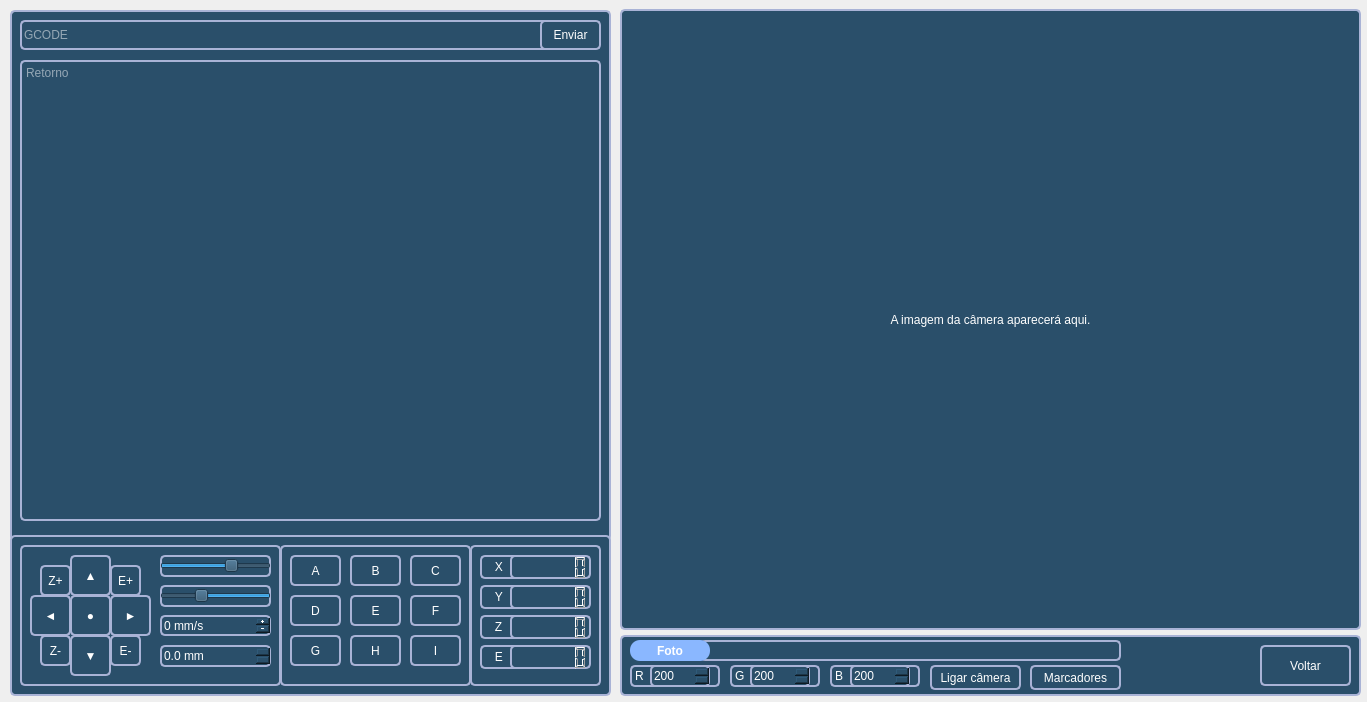
<?xml version="1.0" encoding="UTF-8"?>
<ui version="4.0">
 <class>Commander</class>
 <widget class="QWidget" name="Commander">
  <property name="geometry">
   <rect>
    <x>0</x>
    <y>0</y>
    <width>1367</width>
    <height>702</height>
   </rect>
  </property>
  <property name="windowTitle">
   <string>Form</string>
  </property>
  <widget class="QFrame" name="frame">
   <property name="geometry">
    <rect>
     <x>10</x>
     <y>535</y>
     <width>601</width>
     <height>161</height>
    </rect>
   </property>
   <property name="styleSheet">
    <string notr="true">  background-color: rgb(42, 79, 106);
  border: 2px solid  rgb(169, 179, 214);
  border-width: 2px;
  border-radius: 5px;
  color: rgb(255, 255, 255);</string>
   </property>
   <property name="frameShape">
    <enum>QFrame::StyledPanel</enum>
   </property>
   <property name="frameShadow">
    <enum>QFrame::Sunken</enum>
   </property>
   <property name="lineWidth">
    <number>2</number>
   </property>
   <widget class="QFrame" name="Posicoes">
    <property name="geometry">
     <rect>
      <x>460</x>
      <y>10</y>
      <width>131</width>
      <height>141</height>
     </rect>
    </property>
    <property name="frameShape">
     <enum>QFrame::StyledPanel</enum>
    </property>
    <property name="frameShadow">
     <enum>QFrame::Raised</enum>
    </property>
    <widget class="QLCDNumber" name="XN">
     <property name="geometry">
      <rect>
       <x>40</x>
       <y>10</y>
       <width>81</width>
       <height>24</height>
      </rect>
     </property>
     <property name="font">
      <font>
       <pointsize>6</pointsize>
      </font>
     </property>
     <property name="styleSheet">
      <string notr="true">QLCDNumber{
    background-color: rgb(42, 79, 106);\n  border: 2px solid  rgb(169, 179, 214);\n  border-width: 2px;\n  border-radius: 5px;\n  color: rgb(255, 255, 255);
}</string>
     </property>
     <property name="frameShape">
      <enum>QFrame::NoFrame</enum>
     </property>
     <property name="frameShadow">
      <enum>QFrame::Plain</enum>
     </property>
     <property name="lineWidth">
      <number>0</number>
     </property>
     <property name="digitCount">
      <number>6</number>
     </property>
     <property name="segmentStyle">
      <enum>QLCDNumber::Outline</enum>
     </property>
     <property name="intValue" stdset="0">
      <number>0</number>
     </property>
    </widget>
    <widget class="QLabel" name="label_3">
     <property name="geometry">
      <rect>
       <x>10</x>
       <y>70</y>
       <width>51</width>
       <height>24</height>
      </rect>
     </property>
     <property name="text">
      <string>   Z</string>
     </property>
     <property name="margin">
      <number>0</number>
     </property>
    </widget>
    <widget class="QLabel" name="label_4">
     <property name="geometry">
      <rect>
       <x>10</x>
       <y>100</y>
       <width>51</width>
       <height>24</height>
      </rect>
     </property>
     <property name="text">
      <string>   E</string>
     </property>
     <property name="margin">
      <number>0</number>
     </property>
    </widget>
    <widget class="QLCDNumber" name="ZN">
     <property name="geometry">
      <rect>
       <x>40</x>
       <y>70</y>
       <width>81</width>
       <height>24</height>
      </rect>
     </property>
     <property name="font">
      <font>
       <pointsize>6</pointsize>
      </font>
     </property>
     <property name="styleSheet">
      <string notr="true">QLCDNumber{
    background-color: rgb(42, 79, 106);\n  border: 2px solid  rgb(169, 179, 214);\n  border-width: 2px;\n  border-radius: 5px;\n  color: rgb(255, 255, 255);
}</string>
     </property>
     <property name="frameShape">
      <enum>QFrame::NoFrame</enum>
     </property>
     <property name="frameShadow">
      <enum>QFrame::Plain</enum>
     </property>
     <property name="lineWidth">
      <number>0</number>
     </property>
     <property name="digitCount">
      <number>6</number>
     </property>
     <property name="segmentStyle">
      <enum>QLCDNumber::Outline</enum>
     </property>
     <property name="intValue" stdset="0">
      <number>0</number>
     </property>
    </widget>
    <widget class="QLabel" name="label">
     <property name="geometry">
      <rect>
       <x>10</x>
       <y>10</y>
       <width>51</width>
       <height>24</height>
      </rect>
     </property>
     <property name="text">
      <string>   X</string>
     </property>
     <property name="margin">
      <number>0</number>
     </property>
    </widget>
    <widget class="QLabel" name="label_2">
     <property name="geometry">
      <rect>
       <x>10</x>
       <y>40</y>
       <width>51</width>
       <height>24</height>
      </rect>
     </property>
     <property name="text">
      <string>   Y</string>
     </property>
     <property name="margin">
      <number>0</number>
     </property>
    </widget>
    <widget class="QLCDNumber" name="EN">
     <property name="geometry">
      <rect>
       <x>40</x>
       <y>100</y>
       <width>81</width>
       <height>24</height>
      </rect>
     </property>
     <property name="font">
      <font>
       <pointsize>6</pointsize>
      </font>
     </property>
     <property name="styleSheet">
      <string notr="true">QLCDNumber{
    background-color: rgb(42, 79, 106);\n  border: 2px solid  rgb(169, 179, 214);\n  border-width: 2px;\n  border-radius: 5px;\n  color: rgb(255, 255, 255);
}</string>
     </property>
     <property name="frameShape">
      <enum>QFrame::NoFrame</enum>
     </property>
     <property name="frameShadow">
      <enum>QFrame::Plain</enum>
     </property>
     <property name="lineWidth">
      <number>0</number>
     </property>
     <property name="digitCount">
      <number>6</number>
     </property>
     <property name="segmentStyle">
      <enum>QLCDNumber::Outline</enum>
     </property>
     <property name="intValue" stdset="0">
      <number>0</number>
     </property>
    </widget>
    <widget class="QLCDNumber" name="YN">
     <property name="geometry">
      <rect>
       <x>40</x>
       <y>40</y>
       <width>81</width>
       <height>24</height>
      </rect>
     </property>
     <property name="font">
      <font>
       <pointsize>6</pointsize>
      </font>
     </property>
     <property name="styleSheet">
      <string notr="true">QLCDNumber{
    background-color: rgb(42, 79, 106);\n  border: 2px solid  rgb(169, 179, 214);\n  border-width: 2px;\n  border-radius: 5px;\n  color: rgb(255, 255, 255);
}</string>
     </property>
     <property name="frameShape">
      <enum>QFrame::NoFrame</enum>
     </property>
     <property name="frameShadow">
      <enum>QFrame::Plain</enum>
     </property>
     <property name="lineWidth">
      <number>0</number>
     </property>
     <property name="digitCount">
      <number>6</number>
     </property>
     <property name="segmentStyle">
      <enum>QLCDNumber::Outline</enum>
     </property>
     <property name="intValue" stdset="0">
      <number>0</number>
     </property>
    </widget>
    <zorder>label_2</zorder>
    <zorder>label_4</zorder>
    <zorder>label_3</zorder>
    <zorder>label</zorder>
    <zorder>XN</zorder>
    <zorder>ZN</zorder>
    <zorder>EN</zorder>
    <zorder>YN</zorder>
   </widget>
   <widget class="QFrame" name="Funcoes">
    <property name="geometry">
     <rect>
      <x>270</x>
      <y>10</y>
      <width>191</width>
      <height>141</height>
     </rect>
    </property>
    <property name="frameShape">
     <enum>QFrame::StyledPanel</enum>
    </property>
    <property name="frameShadow">
     <enum>QFrame::Raised</enum>
    </property>
    <widget class="QPushButton" name="F2">
     <property name="geometry">
      <rect>
       <x>70</x>
       <y>10</y>
       <width>51</width>
       <height>31</height>
      </rect>
     </property>
     <property name="text">
      <string>B</string>
     </property>
     <property name="shortcut">
      <string>B</string>
     </property>
     <property name="checkable">
      <bool>false</bool>
     </property>
     <property name="checked">
      <bool>false</bool>
     </property>
    </widget>
    <widget class="QPushButton" name="F9">
     <property name="geometry">
      <rect>
       <x>130</x>
       <y>90</y>
       <width>51</width>
       <height>31</height>
      </rect>
     </property>
     <property name="text">
      <string>I</string>
     </property>
     <property name="shortcut">
      <string>I</string>
     </property>
     <property name="checkable">
      <bool>false</bool>
     </property>
     <property name="checked">
      <bool>false</bool>
     </property>
    </widget>
    <widget class="QPushButton" name="F4">
     <property name="geometry">
      <rect>
       <x>10</x>
       <y>50</y>
       <width>51</width>
       <height>31</height>
      </rect>
     </property>
     <property name="text">
      <string>D</string>
     </property>
     <property name="shortcut">
      <string>D</string>
     </property>
     <property name="checkable">
      <bool>false</bool>
     </property>
     <property name="checked">
      <bool>false</bool>
     </property>
    </widget>
    <widget class="QPushButton" name="F7">
     <property name="geometry">
      <rect>
       <x>10</x>
       <y>90</y>
       <width>51</width>
       <height>31</height>
      </rect>
     </property>
     <property name="text">
      <string>G</string>
     </property>
     <property name="shortcut">
      <string>G</string>
     </property>
     <property name="checkable">
      <bool>false</bool>
     </property>
     <property name="checked">
      <bool>false</bool>
     </property>
    </widget>
    <widget class="QPushButton" name="F5">
     <property name="geometry">
      <rect>
       <x>70</x>
       <y>50</y>
       <width>51</width>
       <height>31</height>
      </rect>
     </property>
     <property name="text">
      <string>E</string>
     </property>
     <property name="shortcut">
      <string>E</string>
     </property>
     <property name="checkable">
      <bool>false</bool>
     </property>
     <property name="checked">
      <bool>false</bool>
     </property>
    </widget>
    <widget class="QPushButton" name="F3">
     <property name="geometry">
      <rect>
       <x>130</x>
       <y>10</y>
       <width>51</width>
       <height>31</height>
      </rect>
     </property>
     <property name="text">
      <string>C</string>
     </property>
     <property name="shortcut">
      <string>C</string>
     </property>
     <property name="checkable">
      <bool>false</bool>
     </property>
     <property name="checked">
      <bool>false</bool>
     </property>
    </widget>
    <widget class="QPushButton" name="F1">
     <property name="geometry">
      <rect>
       <x>10</x>
       <y>10</y>
       <width>51</width>
       <height>31</height>
      </rect>
     </property>
     <property name="text">
      <string>A</string>
     </property>
     <property name="shortcut">
      <string>A</string>
     </property>
     <property name="checkable">
      <bool>false</bool>
     </property>
     <property name="checked">
      <bool>false</bool>
     </property>
    </widget>
    <widget class="QPushButton" name="F8">
     <property name="geometry">
      <rect>
       <x>70</x>
       <y>90</y>
       <width>51</width>
       <height>31</height>
      </rect>
     </property>
     <property name="text">
      <string>H</string>
     </property>
     <property name="shortcut">
      <string>H</string>
     </property>
     <property name="checkable">
      <bool>false</bool>
     </property>
     <property name="checked">
      <bool>false</bool>
     </property>
    </widget>
    <widget class="QPushButton" name="F6">
     <property name="geometry">
      <rect>
       <x>130</x>
       <y>50</y>
       <width>51</width>
       <height>31</height>
      </rect>
     </property>
     <property name="text">
      <string>F</string>
     </property>
     <property name="shortcut">
      <string>F</string>
     </property>
     <property name="checkable">
      <bool>false</bool>
     </property>
     <property name="checked">
      <bool>false</bool>
     </property>
    </widget>
   </widget>
   <widget class="QFrame" name="Controles">
    <property name="geometry">
     <rect>
      <x>10</x>
      <y>10</y>
      <width>261</width>
      <height>141</height>
     </rect>
    </property>
    <property name="frameShape">
     <enum>QFrame::StyledPanel</enum>
    </property>
    <property name="frameShadow">
     <enum>QFrame::Raised</enum>
    </property>
    <widget class="QDoubleSpinBox" name="dstMov">
     <property name="geometry">
      <rect>
       <x>140</x>
       <y>100</y>
       <width>111</width>
       <height>22</height>
      </rect>
     </property>
     <property name="suffix">
      <string> mm</string>
     </property>
     <property name="decimals">
      <number>1</number>
     </property>
     <property name="minimum">
      <double>0.000000000000000</double>
     </property>
     <property name="maximum">
      <double>700.000000000000000</double>
     </property>
     <property name="singleStep">
      <double>100.000000000000000</double>
     </property>
     <property name="value">
      <double>0.000000000000000</double>
     </property>
    </widget>
    <widget class="QPushButton" name="z">
     <property name="geometry">
      <rect>
       <x>20</x>
       <y>90</y>
       <width>31</width>
       <height>31</height>
      </rect>
     </property>
     <property name="text">
      <string>Z-</string>
     </property>
     <property name="shortcut">
      <string>X</string>
     </property>
    </widget>
    <widget class="QPushButton" name="X">
     <property name="geometry">
      <rect>
       <x>90</x>
       <y>50</y>
       <width>41</width>
       <height>41</height>
      </rect>
     </property>
     <property name="text">
      <string>►</string>
     </property>
     <property name="shortcut">
      <string>Right</string>
     </property>
    </widget>
    <widget class="QPushButton" name="E">
     <property name="geometry">
      <rect>
       <x>90</x>
       <y>20</y>
       <width>31</width>
       <height>31</height>
      </rect>
     </property>
     <property name="text">
      <string>E+</string>
     </property>
     <property name="shortcut">
      <string>Q</string>
     </property>
    </widget>
    <widget class="QPushButton" name="Mid">
     <property name="geometry">
      <rect>
       <x>50</x>
       <y>50</y>
       <width>41</width>
       <height>41</height>
      </rect>
     </property>
     <property name="text">
      <string>●</string>
     </property>
     <property name="shortcut">
      <string>Home</string>
     </property>
    </widget>
    <widget class="QPushButton" name="Y">
     <property name="geometry">
      <rect>
       <x>50</x>
       <y>10</y>
       <width>41</width>
       <height>41</height>
      </rect>
     </property>
     <property name="text">
      <string>▲</string>
     </property>
     <property name="shortcut">
      <string>Up</string>
     </property>
    </widget>
    <widget class="QPushButton" name="x">
     <property name="geometry">
      <rect>
       <x>10</x>
       <y>50</y>
       <width>41</width>
       <height>41</height>
      </rect>
     </property>
     <property name="text">
      <string>◄</string>
     </property>
     <property name="shortcut">
      <string>Left</string>
     </property>
    </widget>
    <widget class="QPushButton" name="y">
     <property name="geometry">
      <rect>
       <x>50</x>
       <y>90</y>
       <width>41</width>
       <height>41</height>
      </rect>
     </property>
     <property name="text">
      <string>▼</string>
     </property>
     <property name="shortcut">
      <string>Down</string>
     </property>
    </widget>
    <widget class="QSlider" name="Gslide">
     <property name="geometry">
      <rect>
       <x>140</x>
       <y>10</y>
       <width>111</width>
       <height>22</height>
      </rect>
     </property>
     <property name="minimum">
      <number>-180</number>
     </property>
     <property name="maximum">
      <number>90</number>
     </property>
     <property name="value">
      <number>0</number>
     </property>
     <property name="orientation">
      <enum>Qt::Horizontal</enum>
     </property>
     <property name="invertedAppearance">
      <bool>false</bool>
     </property>
    </widget>
    <widget class="QSpinBox" name="FRt">
     <property name="geometry">
      <rect>
       <x>140</x>
       <y>70</y>
       <width>111</width>
       <height>21</height>
      </rect>
     </property>
     <property name="buttonSymbols">
      <enum>QAbstractSpinBox::PlusMinus</enum>
     </property>
     <property name="suffix">
      <string> mm/s</string>
     </property>
     <property name="minimum">
      <number>0</number>
     </property>
     <property name="maximum">
      <number>70000</number>
     </property>
     <property name="singleStep">
      <number>250</number>
     </property>
    </widget>
    <widget class="QPushButton" name="Z">
     <property name="geometry">
      <rect>
       <x>20</x>
       <y>20</y>
       <width>31</width>
       <height>31</height>
      </rect>
     </property>
     <property name="text">
      <string>Z+</string>
     </property>
     <property name="shortcut">
      <string>Z</string>
     </property>
    </widget>
    <widget class="QSlider" name="Pslide">
     <property name="geometry">
      <rect>
       <x>140</x>
       <y>40</y>
       <width>111</width>
       <height>22</height>
      </rect>
     </property>
     <property name="minimum">
      <number>-24</number>
     </property>
     <property name="maximum">
      <number>13</number>
     </property>
     <property name="value">
      <number>0</number>
     </property>
     <property name="orientation">
      <enum>Qt::Horizontal</enum>
     </property>
     <property name="invertedAppearance">
      <bool>true</bool>
     </property>
    </widget>
    <widget class="QPushButton" name="e">
     <property name="geometry">
      <rect>
       <x>90</x>
       <y>90</y>
       <width>31</width>
       <height>31</height>
      </rect>
     </property>
     <property name="text">
      <string>E-</string>
     </property>
     <property name="shortcut">
      <string>W</string>
     </property>
     <property name="checkable">
      <bool>false</bool>
     </property>
     <property name="checked">
      <bool>false</bool>
     </property>
    </widget>
   </widget>
   <zorder>Controles</zorder>
   <zorder>Funcoes</zorder>
   <zorder>Posicoes</zorder>
  </widget>
  <widget class="QFrame" name="frame_2">
   <property name="geometry">
    <rect>
     <x>10</x>
     <y>10</y>
     <width>601</width>
     <height>531</height>
    </rect>
   </property>
   <property name="styleSheet">
    <string notr="true">  background-color: rgb(42, 79, 106);
  border: 2px solid  rgb(169, 179, 214);
  border-width: 2px;
  border-radius: 5px;
  color: rgb(255, 255, 255);</string>
   </property>
   <property name="frameShape">
    <enum>QFrame::StyledPanel</enum>
   </property>
   <property name="frameShadow">
    <enum>QFrame::Raised</enum>
   </property>
   <widget class="QTextBrowser" name="Serial_Out">
    <property name="geometry">
     <rect>
      <x>10</x>
      <y>50</y>
      <width>581</width>
      <height>461</height>
     </rect>
    </property>
    <property name="html">
     <string>&lt;!DOCTYPE HTML PUBLIC &quot;-//W3C//DTD HTML 4.0//EN&quot; &quot;http://www.w3.org/TR/REC-html40/strict.dtd&quot;&gt;
&lt;html&gt;&lt;head&gt;&lt;meta name=&quot;qrichtext&quot; content=&quot;1&quot; /&gt;&lt;style type=&quot;text/css&quot;&gt;
p, li { white-space: pre-wrap; }
&lt;/style&gt;&lt;/head&gt;&lt;body style=&quot; font-family:'MS Shell Dlg 2'; font-size:8.25pt; font-weight:400; font-style:normal;&quot;&gt;
&lt;p style=&quot;-qt-paragraph-type:empty; margin-top:0px; margin-bottom:0px; margin-left:0px; margin-right:0px; -qt-block-indent:0; text-indent:0px;&quot;&gt;&lt;br /&gt;&lt;/p&gt;&lt;/body&gt;&lt;/html&gt;</string>
    </property>
    <property name="placeholderText">
     <string>Retorno</string>
    </property>
   </widget>
   <widget class="QLineEdit" name="Serial_In">
    <property name="geometry">
     <rect>
      <x>10</x>
      <y>10</y>
      <width>531</width>
      <height>30</height>
     </rect>
    </property>
    <property name="minimumSize">
     <size>
      <width>0</width>
      <height>0</height>
     </size>
    </property>
    <property name="text">
     <string/>
    </property>
    <property name="placeholderText">
     <string>GCODE</string>
    </property>
   </widget>
   <widget class="QPushButton" name="Serial_Send">
    <property name="geometry">
     <rect>
      <x>530</x>
      <y>10</y>
      <width>61</width>
      <height>30</height>
     </rect>
    </property>
    <property name="text">
     <string>Enviar</string>
    </property>
    <property name="shortcut">
     <string>Return</string>
    </property>
   </widget>
  </widget>
  <widget class="QLabel" name="imgLabel">
   <property name="geometry">
    <rect>
     <x>620</x>
     <y>9</y>
     <width>741</width>
     <height>621</height>
    </rect>
   </property>
   <property name="layoutDirection">
    <enum>Qt::LeftToRight</enum>
   </property>
   <property name="autoFillBackground">
    <bool>false</bool>
   </property>
   <property name="styleSheet">
    <string notr="true">  background-color: rgb(42, 79, 106);
  border: 2px solid  rgb(169, 179, 214);
  border-width: 2px;
  border-radius: 5px;
  color: rgb(255, 255, 255);</string>
   </property>
   <property name="frameShape">
    <enum>QFrame::Box</enum>
   </property>
   <property name="text">
    <string>A imagem da câmera aparecerá aqui.</string>
   </property>
   <property name="alignment">
    <set>Qt::AlignCenter</set>
   </property>
   <property name="wordWrap">
    <bool>false</bool>
   </property>
  </widget>
  <widget class="QFrame" name="frame_3">
   <property name="geometry">
    <rect>
     <x>620</x>
     <y>635</y>
     <width>741</width>
     <height>61</height>
    </rect>
   </property>
   <property name="styleSheet">
    <string notr="true">  background-color: rgb(42, 79, 106);
  border: 2px solid  rgb(169, 179, 214);
  border-width: 2px;
  border-radius: 5px;
  color: rgb(255, 255, 255);</string>
   </property>
   <property name="frameShape">
    <enum>QFrame::StyledPanel</enum>
   </property>
   <property name="frameShadow">
    <enum>QFrame::Raised</enum>
   </property>
   <widget class="QPushButton" name="Markers">
    <property name="geometry">
     <rect>
      <x>410</x>
      <y>30</y>
      <width>91</width>
      <height>25</height>
     </rect>
    </property>
    <property name="text">
     <string>Marcadores</string>
    </property>
   </widget>
   <widget class="QLabel" name="RL">
    <property name="geometry">
     <rect>
      <x>10</x>
      <y>30</y>
      <width>90</width>
      <height>22</height>
     </rect>
    </property>
    <property name="text">
     <string>R</string>
    </property>
   </widget>
   <widget class="QLineEdit" name="PhotoPath">
    <property name="geometry">
     <rect>
      <x>80</x>
      <y>5</y>
      <width>421</width>
      <height>21</height>
     </rect>
    </property>
    <property name="layoutDirection">
     <enum>Qt::RightToLeft</enum>
    </property>
    <property name="text">
     <string/>
    </property>
    <property name="alignment">
     <set>Qt::AlignCenter</set>
    </property>
   </widget>
   <widget class="QLabel" name="GL">
    <property name="geometry">
     <rect>
      <x>110</x>
      <y>30</y>
      <width>90</width>
      <height>22</height>
     </rect>
    </property>
    <property name="text">
     <string>G</string>
    </property>
   </widget>
   <widget class="QSpinBox" name="LedB">
    <property name="geometry">
     <rect>
      <x>230</x>
      <y>30</y>
      <width>60</width>
      <height>22</height>
     </rect>
    </property>
    <property name="maximum">
     <number>255</number>
    </property>
    <property name="value">
     <number>200</number>
    </property>
   </widget>
   <widget class="QLabel" name="BL">
    <property name="geometry">
     <rect>
      <x>210</x>
      <y>30</y>
      <width>90</width>
      <height>22</height>
     </rect>
    </property>
    <property name="text">
     <string>B</string>
    </property>
   </widget>
   <widget class="QSpinBox" name="LedR">
    <property name="geometry">
     <rect>
      <x>30</x>
      <y>30</y>
      <width>60</width>
      <height>22</height>
     </rect>
    </property>
    <property name="maximum">
     <number>255</number>
    </property>
    <property name="value">
     <number>200</number>
    </property>
   </widget>
   <widget class="QPushButton" name="Snapshot">
    <property name="geometry">
     <rect>
      <x>10</x>
      <y>5</y>
      <width>80</width>
      <height>21</height>
     </rect>
    </property>
    <property name="font">
     <font>
      <weight>75</weight>
      <bold>true</bold>
     </font>
    </property>
    <property name="styleSheet">
     <string notr="true">QPushButton {
    border: none;
    border-radius: 10px;
	background-color: rgb(138, 183, 255);
    min-width: 80px;
    font-weight:600;
	text-transform:uppercase;
    color:#ffffff;
}</string>
    </property>
    <property name="text">
     <string>Foto</string>
    </property>
   </widget>
   <widget class="QSpinBox" name="LedG">
    <property name="geometry">
     <rect>
      <x>130</x>
      <y>30</y>
      <width>60</width>
      <height>22</height>
     </rect>
    </property>
    <property name="maximum">
     <number>255</number>
    </property>
    <property name="value">
     <number>200</number>
    </property>
   </widget>
   <widget class="QPushButton" name="Voltar">
    <property name="geometry">
     <rect>
      <x>640</x>
      <y>10</y>
      <width>91</width>
      <height>41</height>
     </rect>
    </property>
    <property name="text">
     <string>Voltar</string>
    </property>
    <property name="shortcut">
     <string>Esc</string>
    </property>
   </widget>
   <widget class="QPushButton" name="LigarC">
    <property name="geometry">
     <rect>
      <x>310</x>
      <y>30</y>
      <width>91</width>
      <height>25</height>
     </rect>
    </property>
    <property name="text">
     <string>Ligar câmera</string>
    </property>
   </widget>
   <zorder>GL</zorder>
   <zorder>BL</zorder>
   <zorder>RL</zorder>
   <zorder>Markers</zorder>
   <zorder>PhotoPath</zorder>
   <zorder>LedB</zorder>
   <zorder>LedR</zorder>
   <zorder>Snapshot</zorder>
   <zorder>LedG</zorder>
   <zorder>Voltar</zorder>
   <zorder>LigarC</zorder>
  </widget>
  <zorder>frame_2</zorder>
  <zorder>frame</zorder>
  <zorder>imgLabel</zorder>
  <zorder>frame_3</zorder>
 </widget>
 <resources/>
 <connections/>
</ui>
